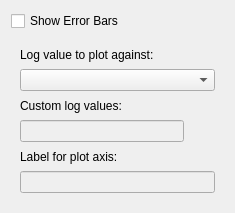
<?xml version="1.0" encoding="UTF-8"?>
<ui version="4.0">
 <class>Form</class>
 <widget class="QWidget" name="Form">
  <property name="geometry">
   <rect>
    <x>0</x>
    <y>0</y>
    <width>235</width>
    <height>213</height>
   </rect>
  </property>
  <property name="windowTitle">
   <string>Form</string>
  </property>
  <layout class="QGridLayout" name="gridLayout">
   <item row="0" column="0">
    <layout class="QVBoxLayout" name="adv_plot_settings_layout">
     <item>
      <widget class="QCheckBox" name="error_bars_check_box">
       <property name="text">
        <string>Show Error Bars</string>
       </property>
      </widget>
     </item>
     <item>
      <widget class="QFrame" name="log_options_group_box">
       <property name="sizePolicy">
        <sizepolicy hsizetype="Expanding" vsizetype="Preferred">
         <horstretch>0</horstretch>
         <verstretch>0</verstretch>
        </sizepolicy>
       </property>
       <layout class="QVBoxLayout" name="verticalLayout_2">
        <item>
         <widget class="QLabel" name="label">
          <property name="text">
           <string>Log value to plot against:</string>
          </property>
         </widget>
        </item>
        <item>
         <widget class="QComboBox" name="log_value_combo_box">
          <property name="sizePolicy">
           <sizepolicy hsizetype="Preferred" vsizetype="Fixed">
            <horstretch>0</horstretch>
            <verstretch>0</verstretch>
           </sizepolicy>
          </property>
         </widget>
        </item>
        <item>
         <widget class="QLabel" name="label_2">
          <property name="text">
           <string>Custom log values:</string>
          </property>
         </widget>
        </item>
        <item>
         <layout class="QHBoxLayout" name="log_entry_layout">
          <item>
           <widget class="QLineEdit" name="custom_log_line_edit">
            <property name="enabled">
             <bool>false</bool>
            </property>
            <property name="readOnly">
             <bool>false</bool>
            </property>
           </widget>
          </item>
          <item>
           <widget class="QPushButton" name="logs_valid">
            <property name="sizePolicy">
             <sizepolicy hsizetype="Fixed" vsizetype="Fixed">
              <horstretch>0</horstretch>
              <verstretch>0</verstretch>
             </sizepolicy>
            </property>
            <property name="maximumSize">
             <size>
              <width>25</width>
              <height>16777215</height>
             </size>
            </property>
            <property name="text">
             <string/>
            </property>
            <property name="iconSize">
             <size>
              <width>16</width>
              <height>16</height>
             </size>
            </property>
            <property name="flat">
             <bool>true</bool>
            </property>
           </widget>
          </item>
         </layout>
        </item>
        <item>
         <widget class="QLabel" name="label_3">
          <property name="text">
           <string>Label for plot axis:</string>
          </property>
         </widget>
        </item>
        <item>
         <widget class="QLineEdit" name="plot_axis_label_line_edit">
          <property name="enabled">
           <bool>false</bool>
          </property>
         </widget>
        </item>
       </layout>
      </widget>
     </item>
    </layout>
   </item>
  </layout>
 </widget>
 <resources/>
 <connections/>
</ui>
